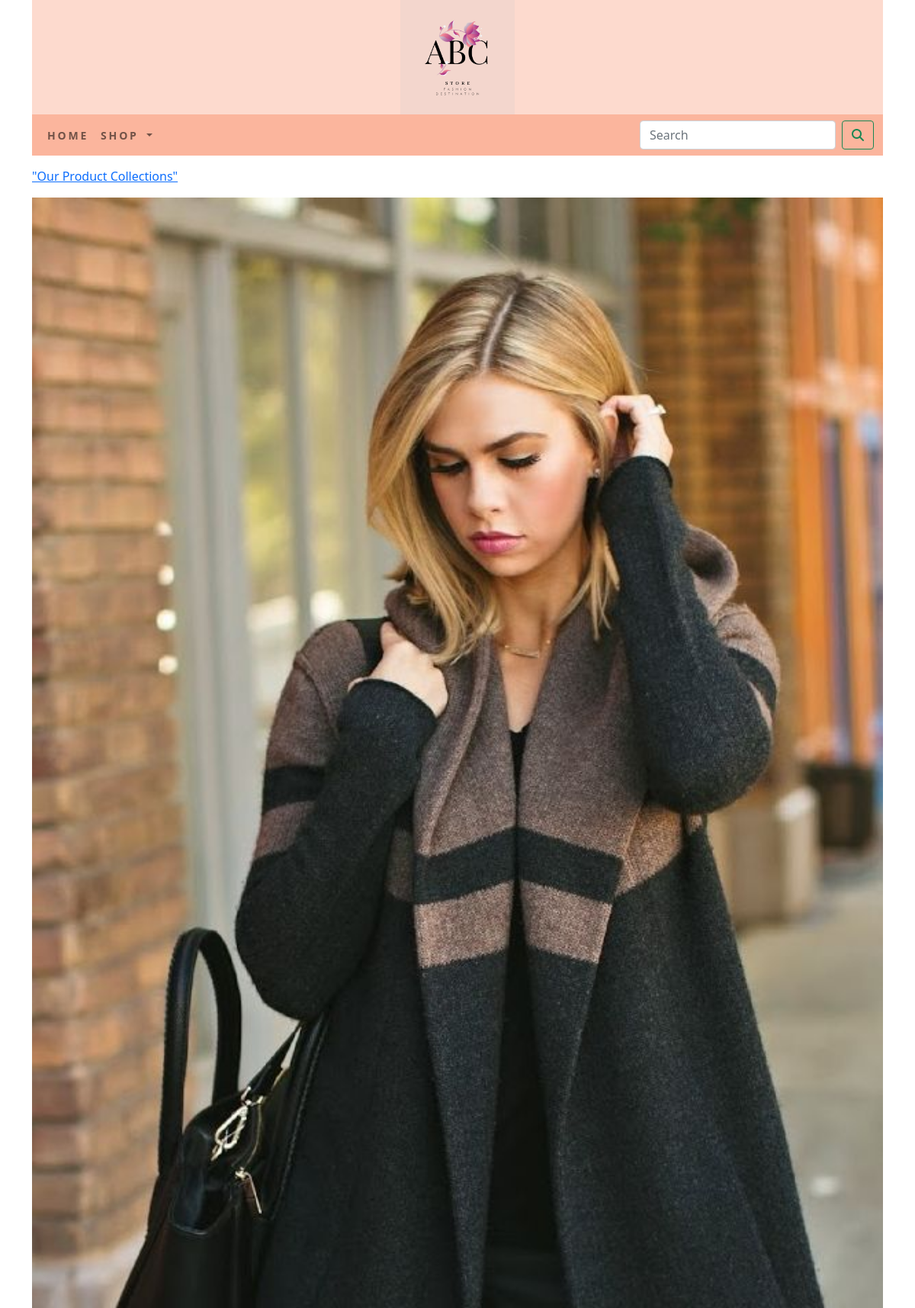
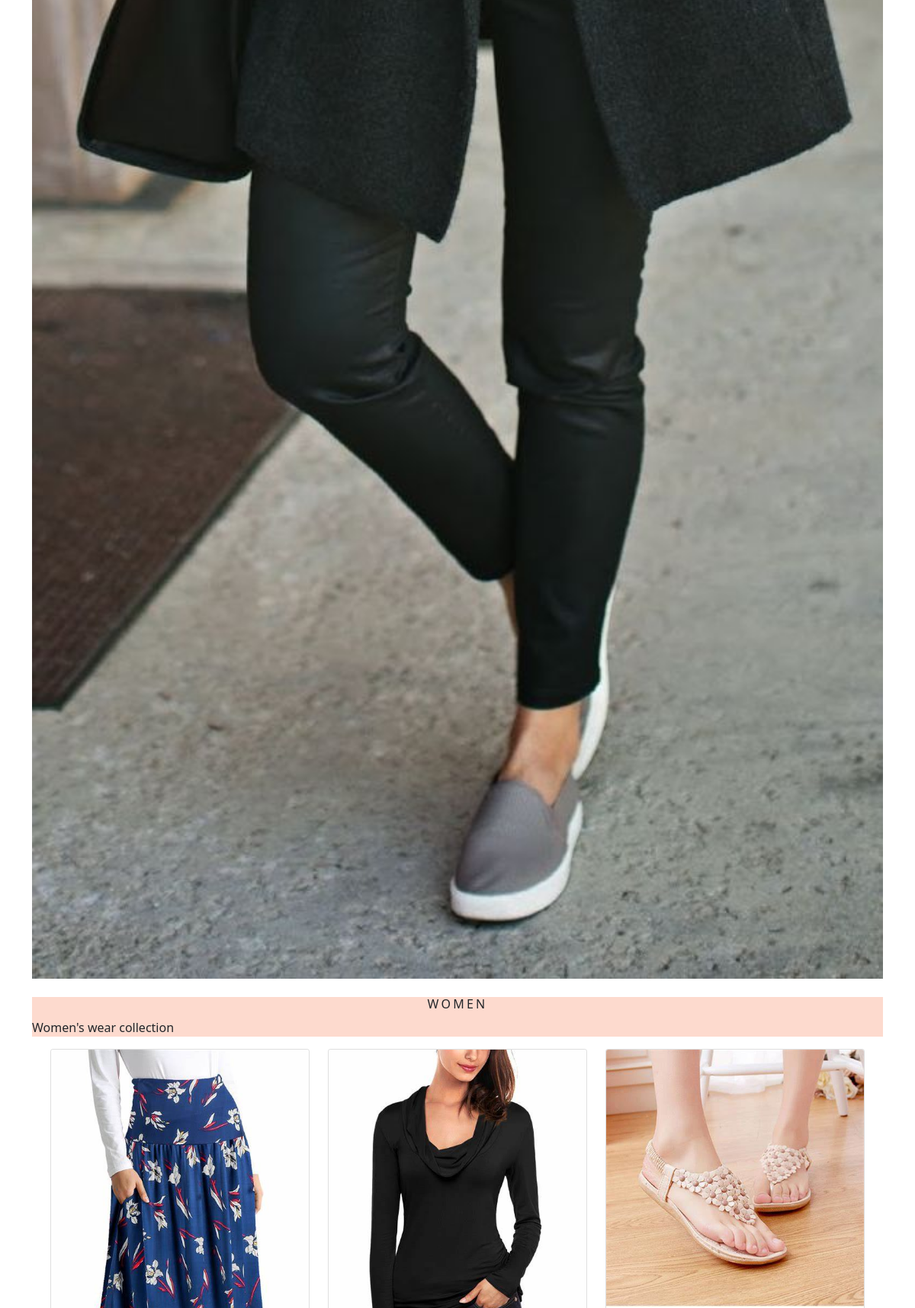
Screenshot of /women/ (upper part) with the database file from the repository (2 pictures, top to bottom).
### shop/models.py (models this page shows, shortened)
class Category(models.Model):
    name=models.CharField(max_length=250,unique=True)
    slug=models.SlugField(max_length=250,unique=True)
    description=models.TextField(blank=True)
    image=models.ImageField(upload_to='category',blank=True)
    class Meta:
        ordering=('name',)
        verbose_name='category'
        verbose_name_plural='categories'
    def get_url(self):
        return reverse('shop:products_by_category',args=[self.slug])

class Product(models.Model):
    name = models.CharField(max_length=250, unique=True)
    slug = models.SlugField(max_length=250, unique=True)
    description = models.TextField(blank=True)
    price=models.DecimalField(max_digits=10,decimal_places=2)
    category=models.ForeignKey(Category,on_delete=models.CASCADE)
    image = models.ImageField(upload_to='category', blank=True)
    stock=models.IntegerField()
    available=models.BooleanField(default=True)
    created=models.DateTimeField(auto_now_add=True)
    updated=models.DateTimeField(auto_now=True)
    class Meta:
        ordering = ('name',)
        verbose_name = ('product')
        verbose_name_plural = ('products')
    def get_url(self):
        return reverse('shop:prodCatdetail',args=[self.category.slug,self.slug])

### shop/views.py (the view)
# urls.py: path('',views.allProdCat,name='allProdCat'),
def allProdCat(request,c_slug=None):
    c_page=None
    products_list=None
    if c_slug!=None:
        c_page=get_object_or_404(Category,slug=c_slug)
        products_list=Product.objects.all().filter(category=c_page,available=True)
    else:
        products_list=Product.objects.all().filter(available=True)
    paginator=Paginator(products_list,6)
    try:
        page=int(request.GET.get('page','1'))
    except:
        page=1
    try:
        products=paginator.page(page)
    except:
        products=paginator.page(Paginator.num_pages)
    return render(request,'category.html',{'category':c_page,'products':products})

### cart/context_processors.py (called while the page is built)
def counter(request):
    item_count=0
    if 'admin' in request.path:
        return {}
    else:
        try:
            cart=Cart.objects.filter(cart_id=_cart_id(request))
            cart_items=CartItem.objects.all().filter(cart=cart[:1])
            for cart_item in cart_items:
                item_count += cart_item.quantity
        except Cart.DoesNotExist:
            item_count=0
    return dict(item_count=item_count)

### cart/views.py (called while the page is built)
def _cart_id(request):
    cart=request.session.session_key
    if not cart:
        cart=request.session.create()
    return cart

### shop/context_processors.py (called while the page is built)
def menu_links(request):
    links=Category.objects.all()
    return dict(links=links)

### template/category.html (shortened to what this page needs)
{% extends 'base.html' %}
{% load static %}
{% block content %}
    {% if category %}
    <div>
        <div class="row my_row_class">
            <div class="mx-auto">
                <p>
                <a href="{% url 'shop:allProdCat' %}">
                    "Our Product Collections"
                </a>
                </p>
            </div>
        </div>
    </div>
    {% endif %}
    <div>
        {% if category %}
            <div class="mx-auto">
                <img class="my_image" src="{{category.image.url}}" alt="{{category.name}}" style="width:100%">
            </div>
                <br>
            <div style="background-color:#fddace">
                    <h1 class="text-center my_title">{{category.name}}</h1>
                    <p class="text-justify">{{category.description}}</p>
            </div>
        {% endif %}
    </div>
    <div class="container">
        <div class="row mx-auto">
            {% for product in products.object_list %}
                <div class="my_bottom_margin col-9 col-sm-12 col-md-4 col-lg-4">
                    <div class="card text-center" style="min-width:18rem;">
                        <a href="{{product.get_url}}">
                            <img class="card-img-top my_image" src="{{product.image.url}}" alt="{{product.name}}">
                        </a>
                    </div>
                </div>
            {% endfor %}
        </div>
    </div>
{% endblock %}

### shop/static/css/custom.css (style rules this page uses)
.my_row_class { padding-top:15px; }
.my_image { width:100%; height:auto; }
.my_title { font-size:16px; text-transform:uppercase; letter-spacing:.2em; }
.my_bottom_margin { margin-bottom:10px; }

### rows the page displays
Category: image (picture), name "WOMEN", description "Women's wear collection"
Product: image (picture)
Product: image (picture)
Product: image (picture)
